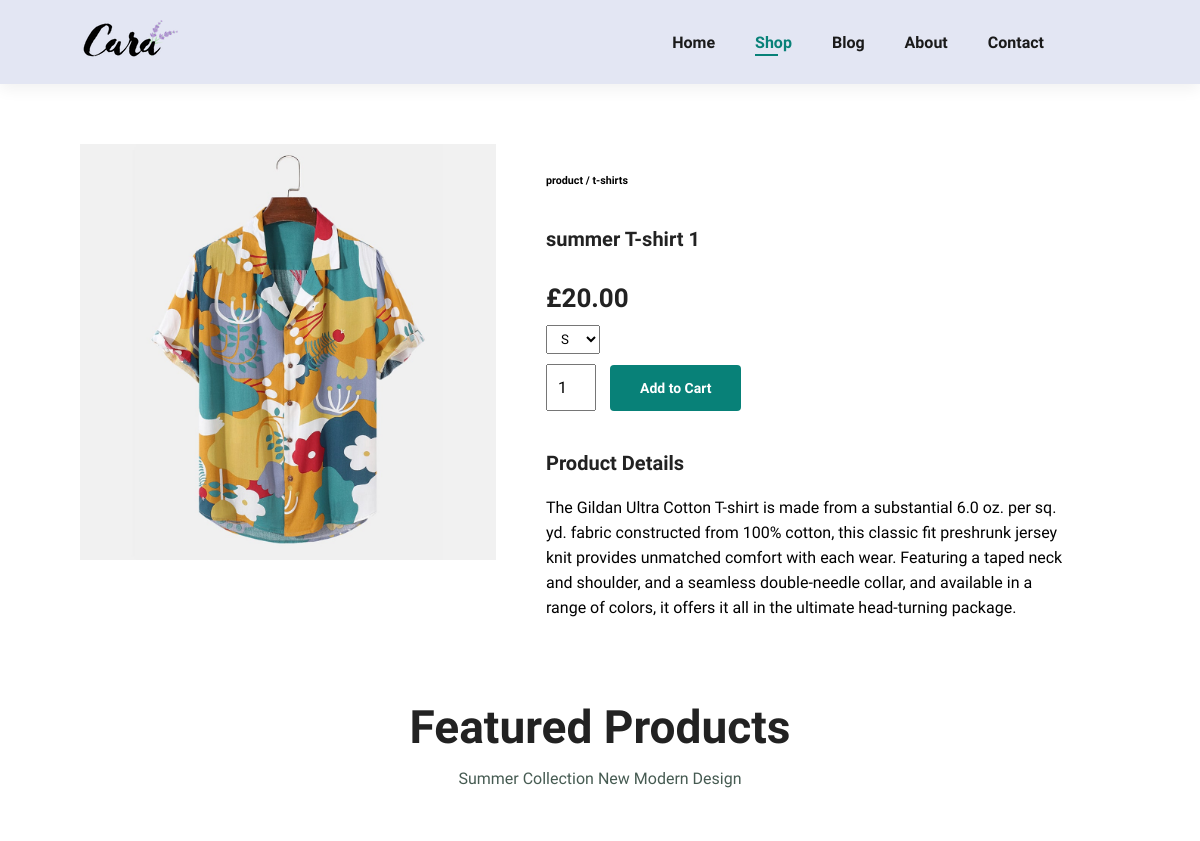
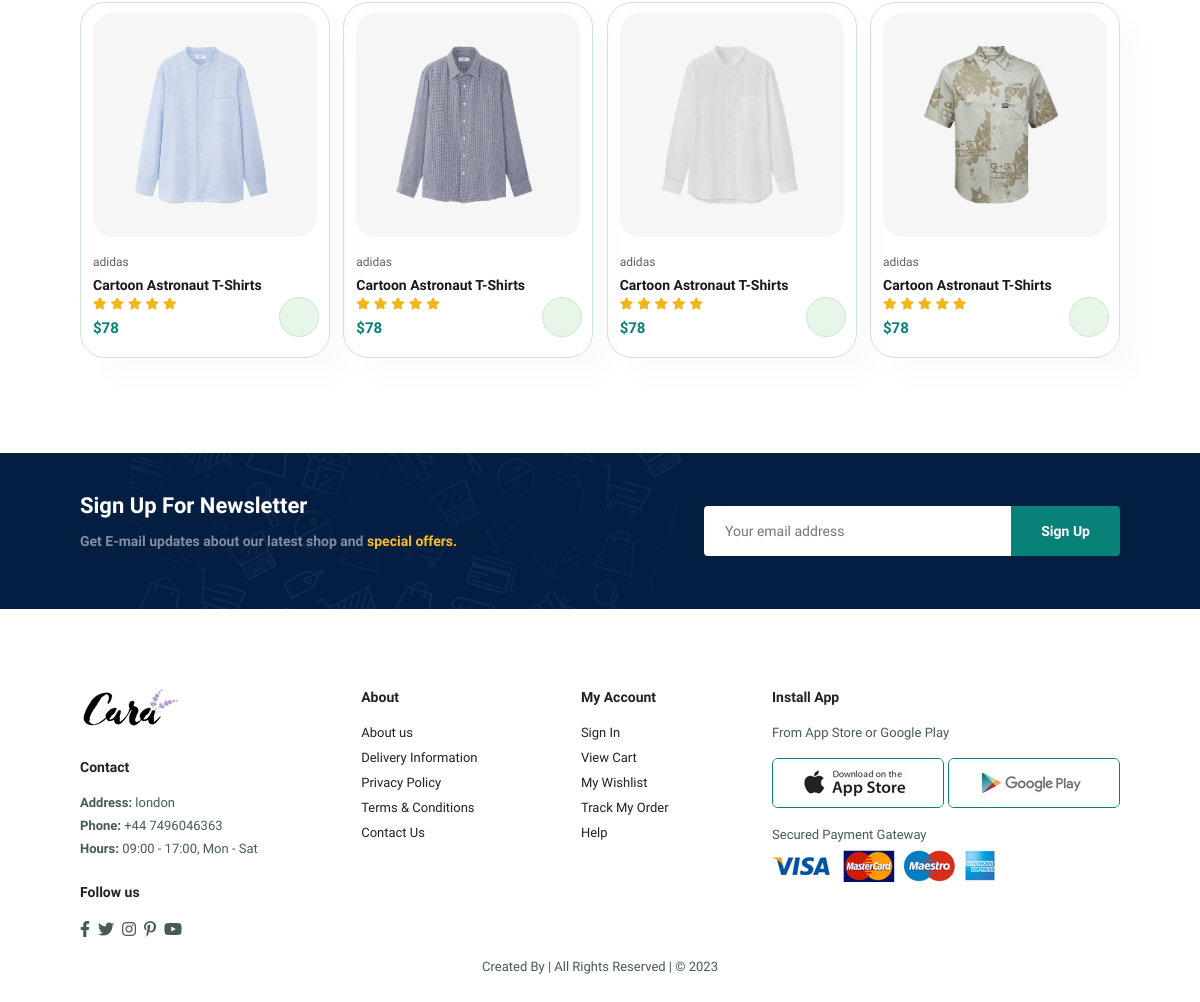
Screenshot of /product/2/ with the database file from the repository (2 pictures, top to bottom).
### products/models.py (models this page shows, shortened)
class Products(models.Model):
    name = models.CharField(max_length=255)
    description = models.TextField()
    price = models.DecimalField(max_digits=10, decimal_places=2)
    image = models.ImageField(upload_to='products/static/products/images/products')
    created_at = models.DateTimeField(auto_now_add=True)
    updated_at = models.DateTimeField(auto_now=True)
    category = models.ForeignKey(Categories, on_delete=models.CASCADE)
    class Meta:
        ordering = ['category','price']

class Categories(models.Model):
    name = models.CharField(max_length=255)
    description = models.TextField()
    created_at = models.DateTimeField(auto_now_add=True)
    updated_at = models.DateTimeField(auto_now=True)
    def __str__(self):
        return self.name

### products/views.py (the view)
# urls.py: path('product/<int:pk>/',views.product.as_view() , name='product')
class product(DetailView):
    model = Products
    template_name = 'products/product.html'
    context_object_name = 'product'

### products/templates/products/product.html (shortened to what this page needs)
{% load static %}
<!DOCTYPE html>
<html lang="en">
<head>
    <link rel="stylesheet" href="https://pro.fontawesome.com/releases/v5.10.0/css/all.css" />
    <link rel="stylesheet" href="{% static 'products/css/style.css' %}">
</head>
<body>
    <section id="header">
        <a href="#"><img src="{% static 'products/images/logo.png' %}" class="logo" alt=""></a>
        <div>
            <ul id="navbar">
                <li><a href="index.html">Home</a></li>
                <li><a class="active" href="shop.html">Shop</a></li>
                <li><a href="blog.html">Blog</a></li>
                <li><a href="about.html">About</a></li>
                <li><a href="contact.html">Contact</a></li>
                <li id="lg-bag"><a href="cart.html"><i class="far fa-shopping-bag"></i></a></li>
            </ul>
        </div>
    </section>
    <section id="productdetails" class="section-p1">
        <div class="single-pro-image">
            <img src="{% static 'products/images/products/f1.jpg' %}" width="100%" id="MainImg" alt="">
        </div>
        <div class="single-pro-details">
            <h6>product / {{ product.category }}</h6>
            <h4> {{ product.name }} </h4>
            <h2> £{{product.price}} </h2>
                <form action='/cart/index/' method='/POST'>
                    <select name='size'>
                        <option value='S'>S</option>
                    </select>
                    <input type="number" name='ammount' value='1'>
                    <button class="normal">Add to Cart</button>
                </form>
            <h4>Product Details</h4>
            <span>The Gildan Ultra Cotton T-shirt is made from a substantial 6.0 oz. per sq. yd. fabric
                constructed from 100% cotton, this classic fit preshrunk jersey knit provides unmatched comfort
                with each wear. Featuring a taped neck and shoulder, and a seamless double-needle collar, and available in a range
                of colors, it offers it all in the ultimate head-turning package.
            </span>
        </div>
    </section>
    <section id="product1" class="section-p1">
        <h2>Featured Products</h2>
        <p>Summer Collection New Modern Design</p>
        <div class="pro-container">
            <div class="pro">
                <img src="{% static 'products/images/products/n1.jpg' %}" alt="">
                <div class="des">
                    <span>adidas</span>
                    <h5>Cartoon Astronaut T-Shirts</h5>
                    <div class="star">
                        <i class="fas fa-star"></i>
                        <i class="fas fa-star"></i>
                        <i class="fas fa-star"></i>
                        <i class="fas fa-star"></i>
                        <i class="fas fa-star"></i>
                    </div>
                    <h4>$78</h4>
                </div>
                <a href="#"><i class="fas fa-shopping-cart cart"></i></a>
            </div>
            <div class="pro">
                <img src="{% static 'products/images/products/n2.jpg' %}" alt="">
                <div class="des">
                    <span>adidas</span>
                    <h5>Cartoon Astronaut T-Shirts</h5>
                    <div class="star">
                        <i class="fas fa-star"></i>
                        <i class="fas fa-star"></i>
                        <i class="fas fa-star"></i>
                        <i class="fas fa-star"></i>
                        <i class="fas fa-star"></i>
                    </div>
                    <h4>$78</h4>
                </div>
                <a href="#"><i class="fas fa-shopping-cart cart"></i></a>
            </div>
            <div class="pro">
                <img src="{% static 'products/images/products/n3.jpg' %}" alt="">
                <div class="des">
                    <span>adidas</span>
                    <h5>Cartoon Astronaut T-Shirts</h5>
                    <div class="star">
                        <i class="fas fa-star"></i>
                        <i class="fas fa-star"></i>
                        <i class="fas fa-star"></i>
                        <i class="fas fa-star"></i>
                        <i class="fas fa-star"></i>
                    </div>
                    <h4>$78</h4>
                </div>
                <a href="#"><i class="fas fa-shopping-cart cart"></i></a>
            </div>
            <div class="pro">
                <img src="{% static 'products/images/products/n4.jpg' %}" alt="">
                <div class="des">
                    <span>adidas</span>
                    <h5>Cartoon Astronaut T-Shirts</h5>
                    <div class="star">
                        <i class="fas fa-star"></i>
                        <i class="fas fa-star"></i>
                        <i class="fas fa-star"></i>
                        <i class="fas fa-star"></i>
                        <i class="fas fa-star"></i>
                    </div>
                    <h4>$78</h4>
                </div>
                <a href="#"><i class="fas fa-shopping-cart cart"></i></a>
            </div>
        </div>
    </section>
    <section id="newsletter" class="section-p1 section-m1">
        <div class="newstext">
            <h4>Sign Up For Newsletter</h4>
            <p>Get E-mail updates about our latest shop and <span>special offers.</span></p>
        </div>
        <div class="form">
            <input type="text" placeholder="Your email address">
            <button class="normal">Sign Up</button>
        </div>
    </section>
    <footer class="section-p1">
        <div class="col">
            <img class="logo" src="{% static 'products/images/logo.png' %}" alt="">
            <h4>Contact</h4>
            <p><strong>Address:</strong> london </p>
            <p><strong>Phone:</strong> +44 7496046363</p>
            <p><strong>Hours:</strong> 09:00 - 17:00, Mon - Sat</p>
            <div class="follow">
                <h4>Follow us</h4>
                <div class="icon">
                    <i class="fab fa-facebook-f"></i>
                    <i class="fab fa-twitter"></i>
                    <i class="fab fa-instagram"></i>
                    <i class="fab fa-pinterest-p"></i>
                    <i class="fab fa-youtube"></i>
                </div>
            </div>
        </div>
        <div class="col">
            <h4>About</h4>
            <a href="#">About us</a>
            <a href="#">Delivery Information</a>
            <a href="#">Privacy Policy</a>
            <a href="#">Terms & Conditions</a>
            <a href="#">Contact Us</a>
        </div>
        <div class="col">
            <h4>My Account</h4>
            <a href="#">Sign In</a>
            <a href="#">View Cart</a>
            <a href="#">My Wishlist</a>
            <a href="#">Track My Order</a>
            <a href="#">Help</a>
        </div>
        <div class="col install">
            <h4>Install App</h4>
            <p>From App Store or Google Play</p>
            <div class="row">
                <img src="{% static 'products/images/pay/app.jpg' %}" alt="">
                <img src="{% static 'products/images/pay/play.jpg' %}" alt="">
            </div>
            <p>Secured Payment Gateway</p>
            <img src="{% static 'products/images/pay/pay.png' %}" alt="">
        </div>
        <div class="copyright">
            <p>Created By  | All Rights Reserved | &#169; 2023</p>
        </div>
    </footer>
</body>
</html>

### products/static/products/css/style.css (style rules this page uses)
* { margin: 0; padding: 0; box-sizing: border-box; font-family: 'Spartan',sans-serif; }
h2 { font-size: 46px; line-height: 54px; color: #222; }
h4 { font-size: 20px; color: #222; }
h6 { font-weight: 700; font-size: 12x; }
p { font-size: 16px; color: #465b52; margin: 15px 0 20px 0; }
.section-p1 { padding: 40px 80px; }
.section-m1 { margin: 40px 0; }
button.normal { font-size: 14px; font-weight: 600; padding: 15px 30px; color: #000; background-color: #fff; border-radius: 4px; cursor: pointer; border: none; outline: none; transition: 0.2s ease; }
body { width: 100%; }
#header { display: flex; align-items: center; justify-content: space-between; padding: 20px 80px; background: #E3E6F3; box-shadow: 0 5px 15px rgba(0, 0, 0, 0.06); z-index: 999; position: sticky; top: 0; }
#navbar { display: flex; align-items: center; justify-content: center; }
#navbar li { list-style: none; padding: 0 20px; position: relative; }
#navbar li a { text-decoration: none; font-size: 16px; font-weight: 600; color: #1a1a1a; transition: 0.3s ease; }
#navbar li a:hover, #navbar li a.active { color: #088178; }
#navbar li a:hover::after, #navbar li a.active::after { content: ""; width: 30%; height: 2px; background: #088178; position: absolute; bottom: -4px; left: 20px; }
#product1 { text-align: center; }
#product1 .pro-container { display: flex; justify-content: space-between; padding-top: 20px; flex-wrap: wrap; }
#product1 .pro { width: 23%; min-width: 250px; padding: 10px 12px; border: 1px solid #cce7d0; border-radius: 25px; cursor: pointer; box-shadow: 20px 20px 30px rgba(0, 0, 0, 0.02); margin: 15px 0; transition: 0.2s ease; position: relative; }
#product1 .pro img { width: 100%; border-radius: 20px; }
#product1 .pro .des { text-align: start; padding: 10px 0; }
#product1 .pro .des span { color: #606063; font-size: 12px; }
#product1 .pro .des h5 { padding-top: 7px; color: #1a1a1a; font-size: 14px; }
#product1 .pro .des i { font-size: 12px; color: rgb(243, 181, 25); }
#product1 .pro .des h4 { padding-top: 7px; font-size: 15px; font-weight: 700; color: #088178; }
#product1 .pro .cart { width: 40px; height: 40px; line-height: 40px; border-radius: 50px; background-color: #e8f6ea; font-weight: 500; color: #088178; border: 1px solid #cce7d0; position: absolute; bottom: 20px; right: 10px; }
#newsletter { display: flex; justify-content: space-between; align-items: center; flex-wrap: wrap; background-image: url(images/banner/b14.png); background-repeat: no-repeat; background-position: 20% 30%; background-color: #041e42; }
#newsletter h4 { font-size: 22px; font-weight: 700; color: #fff; }
#newsletter p { font-size: 14px; font-weight: 600; color: #818EA0; }
#newsletter p span { color: #ffbd27; }
#newsletter .form { display: flex; width: 40%; }
#newsletter input { height: 3.125rem; padding: 0 1.25rem; font-size: 14px; width: 100%; border: 1px solid transparent; border-radius: 4px; outline: none; border-top-right-radius: 0; border-bottom-right-radius: 0; }
#newsletter button { background-color: #088178; color: #fff; white-space: nowrap; border-top-left-radius: 0; border-bottom-left-radius: 0; }
footer { display: flex; justify-content: space-between; flex-wrap: wrap; }
footer .col { display: flex; flex-direction: column; align-items: flex-start; margin-bottom: 20px; }
footer .logo { margin-bottom: 30px; }
footer h4 { font-size: 14px; padding-bottom: 20px; }
footer p { font-size: 13px; margin: 0 0 8px 0; }
footer a { font-size: 13px; text-decoration: none; color: #222; margin: 0 0 10px 0; }
footer .follow { margin-top: 20px; }
footer .follow i { color: #465b52; padding-right: 4px; cursor: pointer; }
footer .install .row img { border: 1px solid #088178; border-radius: 6px; margin: 10px 0 15px 0; }
footer .copyright { width: 100%; text-align: center; }
#productdetails { display: flex; margin-top: 20px; }
#productdetails .single-pro-image { width: 40%; margin-right: 50px; }
#productdetails .single-pro-details { width: 50%; padding-top: 30px; }
#productdetails .single-pro-details h4 { padding: 40px 0 20px 0; }
#productdetails .single-pro-details h2 { font-size: 26px; }
#productdetails .single-pro-details select { display: block; padding: 5px 10px; margin-bottom: 10px; }
#productdetails .single-pro-details input { width: 50px; height: 47px; padding-left: 10px; font-size: 16px; margin-right: 10px; }
#productdetails .single-pro-details button { background-color: #088178; color: #fff; }
#productdetails .single-pro-details span { line-height: 25px; }

### rows the page displays
Products: category "t-shirts", name "summer T-shirt 1", price "20.00"
